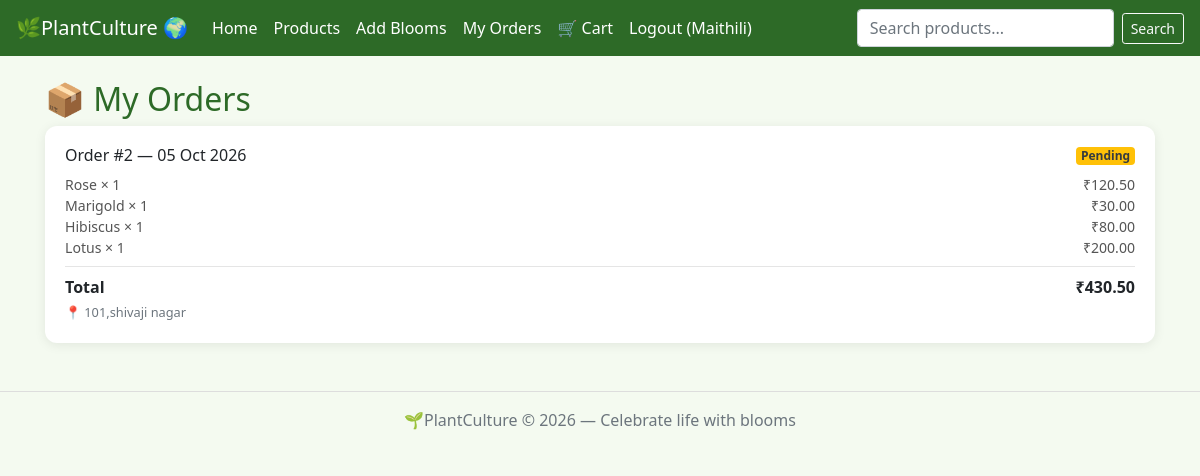
The page /my-orders/ (signed in) on the database its author committed.
### main/models.py (models this page shows, shortened)
class Order(models.Model):
    STATUS = [('pending','Pending'),('confirmed','Confirmed'),('delivered','Delivered')]
    user = models.ForeignKey(User, on_delete=models.CASCADE)
    created_at = models.DateTimeField(auto_now_add=True)
    status = models.CharField(max_length=20, choices=STATUS, default='pending')
    total = models.DecimalField(max_digits=10, decimal_places=2, default=0)
    address = models.TextField(default='')
    phone = models.CharField(max_length=15, default='')

class OrderItem(models.Model):
    order = models.ForeignKey(Order, on_delete=models.CASCADE, related_name='items')
    product = models.ForeignKey(Product, on_delete=models.CASCADE)
    quantity = models.PositiveIntegerField()
    price = models.DecimalField(max_digits=6, decimal_places=2)
    def subtotal(self):
        return self.price * self.quantity

class Product(models.Model):
    name = models.CharField(max_length=100)
    category = models.CharField(max_length=50)
    scientific_name = models.CharField(max_length=100)
    color = models.CharField(max_length=50)
    price = models.DecimalField(max_digits=6, decimal_places=2)
    image = models.ImageField(upload_to='product_images/', blank=True, null=True)

### main/views.py (the view)
# urls.py: path('my-orders/', views.my_orders, name='my_orders'),
@login_required(login_url='/login/')
def my_orders(request):
    orders = Order.objects.filter(user=request.user).order_by('-created_at')
    return render(request, 'my_orders.html', {'orders': orders})

### main/context_processors.py (called while the page is built)
def cart_count(request):
    if request.user.is_authenticated:
        count = Cart.objects.filter(user=request.user).values_list('quantity', flat=True)
        return {'cart_count': sum(count)}
    return {'cart_count': 0}

### main/templates/my_orders.html
{% extends 'base.html' %}
{% block content %}
<h2 style="color:#2d6a27;">📦 My Orders</h2>
{% if orders %}
  {% for order in orders %}
  <div class="card mb-3">
    <div class="card-body">
      <div class="d-flex justify-content-between align-items-center mb-2">
        <h6 class="mb-0">Order #{{ order.id }} — {{ order.created_at|date:"d M Y" }}</h6>
        <span class="badge badge-{% if order.status == 'delivered' %}success{% elif order.status == 'confirmed' %}primary{% else %}warning text-dark{% endif %}">
          {{ order.get_status_display }}
        </span>
      </div>
      {% for item in order.items.all %}
      <div class="d-flex justify-content-between" style="font-size:.88rem;color:#555;">
        <span>{{ item.product.name }} × {{ item.quantity }}</span>
        <span>₹{{ item.subtotal }}</span>
      </div>
      {% endfor %}
      <hr class="my-2">
      <div class="d-flex justify-content-between font-weight-bold">
        <span>Total</span><span>₹{{ order.total }}</span>
      </div>
      <small class="text-muted">📍 {{ order.address }}</small>
    </div>
  </div>
  {% endfor %}
{% else %}
<div class="text-center py-5 text-muted">
  <div style="font-size:3rem;">📭</div>
  <p class="mt-2">No orders yet.</p>
  <a href="{% url 'products' %}" class="btn btn-success mt-2">Browse Products</a>
</div>
{% endif %}
{% endblock %}

### main/templates/base.html (shortened to what this page needs)
<!DOCTYPE html>
<html lang="en">
<head>
  <link rel="stylesheet" href="https://stackpath.bootstrapcdn.com/bootstrap/4.5.2/css/bootstrap.min.css">
</head>
<body>
<nav class="navbar navbar-expand-lg navbar-dark">
  <a class="navbar-brand" href="{% url 'home' %}">🌿PlantCulture 🌍</a>
  <div class="collapse navbar-collapse" id="navMenu">
    <ul class="navbar-nav mr-auto">
      <li class="nav-item"><a class="nav-link" href="{% url 'home' %}">Home</a></li>
      {% if user.is_authenticated %}
        <li class="nav-item"><a class="nav-link" href="{% url 'products' %}">Products</a></li>
        <li class="nav-item"><a class="nav-link" href="{% url 'add_product' %}">Add Blooms</a></li>
        <li class="nav-item"><a class="nav-link" href="{% url 'my_orders' %}">My Orders</a></li>
        <li class="nav-item">
          <a class="nav-link" href="{% url 'cart' %}">
            🛒 Cart
          </a>
        </li>
        <li class="nav-item"><a class="nav-link" href="{% url 'logout' %}">Logout ({{ user.username }})</a></li>
      {% else %}
        <li class="nav-item"><a class="nav-link" href="{% url 'login' %}">Login</a></li>
        <li class="nav-item"><a class="nav-link" href="{% url 'register' %}">Register</a></li>
      {% endif %}
    </ul>
    {% if user.is_authenticated %}
    <form class="form-inline" method="GET" action="{% url 'products' %}">
      <input class="form-control mr-2" type="text" name="search" placeholder="Search products..." value="{{ request.GET.search|default:'' }}">
      <button class="btn btn-outline-light btn-sm" type="submit">Search</button>
    </form>
    {% endif %}
  </div>
</nav>
<div class="container mt-4 mb-5">
  {% block content %}{% endblock %}
</div>
<footer class="text-center py-3 text-muted" style="border-top:1px solid #ddd;">
  🌱PlantCulture &copy; 2026 — Celebrate life with blooms
</footer>
</body>
</html>

### main/templates/base.html (style rules this page uses)
body { background: #f4faf0; font-family: 'Segoe UI', sans-serif; }
.navbar { background: #2d6a27 !important; }
.navbar-brand, .nav-link { color: #fff !important; font-weight: 500; }
.card { border: none; border-radius: 12px; box-shadow: 0 2px 12px rgba(0,0,0,.08); }

### rows shown on the page
Order: id "2", created_at "05 Oct 2026", status "Pending", total "430.50", address "101,shivaji nagar"
OrderItem: product.name "Rose", quantity "1", subtotal "120.50"
OrderItem: product.name "Marigold", quantity "1", subtotal "30.00"
OrderItem: product.name "Hibiscus", quantity "1", subtotal "80.00"
OrderItem: product.name "Lotus", quantity "1", subtotal "200.00"

### other values the page prints
{{ user.username }} "Maithili"
